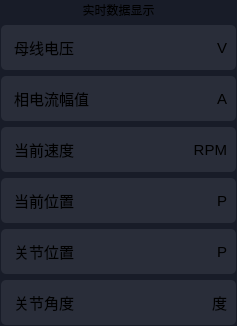
       <widget class="QGroupBox" name="realDatagroupBox">
        <property name="sizePolicy">
         <sizepolicy hsizetype="Maximum" vsizetype="Preferred">
          <horstretch>0</horstretch>
          <verstretch>0</verstretch>
         </sizepolicy>
        </property>
        <property name="maximumSize">
         <size>
          <width>400</width>
          <height>16777215</height>
         </size>
        </property>
        <property name="styleSheet">
         <string notr="true">QLineEdit{
	border:1px solid rgb(41,45,57);
	height:25px;
	width:100px;
	border-radius:5px;
}
QGroupBox{
	background-color:rgb(24,28,40);
	border:1px solid rgb(24,28,40);
}

QLineEdit{
	color:white;
	font:20px;
	font-weight:blod;
	font: 87 12pt &quot;Arial Black&quot;;
	
}
QWidget{
	border-radius:5px;
}
QLabel{
font:15px;
}</string>
        </property>
        <property name="title">
         <string/>
        </property>
        <layout class="QVBoxLayout" name="verticalLayout_3">
         <property name="leftMargin">
          <number>0</number>
         </property>
         <property name="topMargin">
          <number>0</number>
         </property>
         <property name="rightMargin">
          <number>0</number>
         </property>
         <property name="bottomMargin">
          <number>0</number>
         </property>
         <item>
          <widget class="QPushButton" name="realShowDataBtn">
           <property name="text">
            <string>实时数据显示</string>
           </property>
          </widget>
         </item>
         <item>
          <widget class="QWidget" name="widget" native="true">
           <property name="styleSheet">
            <string notr="true">QWidget{
	background-color:rgb(41,45,57);
}</string>
           </property>
           <layout class="QHBoxLayout" name="horizontalLayout_3" stretch="1,2,1">
            <item>
             <widget class="QLabel" name="label_3">
              <property name="text">
               <string> 母线电压  </string>
              </property>
             </widget>
            </item>
            <item>
             <widget class="QLineEdit" name="recvdata1lineEdit">
              <property name="text">
               <string/>
              </property>
              <property name="alignment">
               <set>Qt::AlignRight|Qt::AlignTrailing|Qt::AlignVCenter</set>
              </property>
             </widget>
            </item>
            <item>
             <widget class="QLabel" name="label_14">
              <property name="text">
               <string>V</string>
              </property>
              <property name="alignment">
               <set>Qt::AlignRight|Qt::AlignTrailing|Qt::AlignVCenter</set>
              </property>
             </widget>
            </item>
           </layout>
          </widget>
         </item>
         <item>
          <widget class="QWidget" name="widget_2" native="true">
           <property name="styleSheet">
            <string notr="true">QWidget{
	background-color:rgb(41,45,57);
}</string>
           </property>
           <layout class="QHBoxLayout" name="horizontalLayout_4" stretch="1,2,1">
            <item>
             <widget class="QLabel" name="label_4">
              <property name="text">
               <string> 相电流幅值</string>
              </property>
             </widget>
            </item>
            <item>
             <widget class="QLineEdit" name="recvdata2lineEdit">
              <property name="text">
               <string/>
              </property>
              <property name="alignment">
               <set>Qt::AlignRight|Qt::AlignTrailing|Qt::AlignVCenter</set>
              </property>
             </widget>
            </item>
            <item>
             <widget class="QLabel" name="label_15">
              <property name="text">
               <string>A</string>
              </property>
              <property name="alignment">
               <set>Qt::AlignRight|Qt::AlignTrailing|Qt::AlignVCenter</set>
              </property>
             </widget>
            </item>
           </layout>
          </widget>
         </item>
         <item>
          <widget class="QWidget" name="widget_3" native="true">
           <property name="styleSheet">
            <string notr="true">QWidget{
	background-color:rgb(41,45,57);
}</string>
           </property>
           <layout class="QHBoxLayout" name="horizontalLayout_5" stretch="1,2,1">
            <item>
             <widget class="QLabel" name="label_6">
              <property name="text">
               <string> 当前速度 </string>
              </property>
             </widget>
            </item>
            <item>
             <widget class="QLineEdit" name="recvdata3lineEdit">
              <property name="text">
               <string/>
              </property>
              <property name="alignment">
               <set>Qt::AlignRight|Qt::AlignTrailing|Qt::AlignVCenter</set>
              </property>
             </widget>
            </item>
            <item>
             <widget class="QLabel" name="label_16">
              <property name="text">
               <string>RPM</string>
              </property>
              <property name="alignment">
               <set>Qt::AlignRight|Qt::AlignTrailing|Qt::AlignVCenter</set>
              </property>
             </widget>
            </item>
           </layout>
          </widget>
         </item>
         <item>
          <widget class="QWidget" name="widget_4" native="true">
           <property name="styleSheet">
            <string notr="true">QWidget{
	background-color:rgb(41,45,57);
}</string>
           </property>
           <layout class="QHBoxLayout" name="horizontalLayout_6" stretch="1,2,1">
            <item>
             <widget class="QLabel" name="label_7">
              <property name="text">
               <string> 当前位置 </string>
              </property>
             </widget>
            </item>
            <item>
             <widget class="QLineEdit" name="recvdata4lineEdit">
              <property name="text">
               <string/>
              </property>
              <property name="alignment">
               <set>Qt::AlignRight|Qt::AlignTrailing|Qt::AlignVCenter</set>
              </property>
             </widget>
            </item>
            <item>
             <widget class="QLabel" name="label_17">
              <property name="text">
               <string>P</string>
              </property>
              <property name="alignment">
               <set>Qt::AlignRight|Qt::AlignTrailing|Qt::AlignVCenter</set>
              </property>
             </widget>
            </item>
           </layout>
          </widget>
         </item>
         <item>
          <widget class="QWidget" name="widget_5" native="true">
           <property name="styleSheet">
            <string notr="true">QWidget{
	background-color:rgb(41,45,57);
}</string>
           </property>
           <layout class="QHBoxLayout" name="horizontalLayout_7" stretch="1,2,1">
            <item>
             <widget class="QLabel" name="label_8">
              <property name="text">
               <string> 关节位置  </string>
              </property>
             </widget>
            </item>
            <item>
             <widget class="QLineEdit" name="recvdata5lineEdit">
              <property name="text">
               <string/>
              </property>
              <property name="alignment">
               <set>Qt::AlignRight|Qt::AlignTrailing|Qt::AlignVCenter</set>
              </property>
             </widget>
            </item>
            <item>
             <widget class="QLabel" name="label_18">
              <property name="text">
               <string>P</string>
              </property>
              <property name="alignment">
               <set>Qt::AlignRight|Qt::AlignTrailing|Qt::AlignVCenter</set>
              </property>
             </widget>
            </item>
           </layout>
          </widget>
         </item>
         <item>
          <widget class="QWidget" name="widget_6" native="true">
           <property name="styleSheet">
            <string notr="true">QWidget{
	background-color:rgb(41,45,57);
}</string>
           </property>
           <layout class="QHBoxLayout" name="horizontalLayout_10" stretch="1,2,1">
            <item>
             <widget class="QLabel" name="label_5">
              <property name="text">
               <string> 关节角度  </string>
              </property>
             </widget>
            </item>
            <item>
             <widget class="QLineEdit" name="recvdata6lineEdit">
              <property name="text">
               <string/>
              </property>
              <property name="alignment">
               <set>Qt::AlignRight|Qt::AlignTrailing|Qt::AlignVCenter</set>
              </property>
             </widget>
            </item>
            <item>
             <widget class="QLabel" name="label_19">
              <property name="text">
               <string> 度</string>
              </property>
              <property name="alignment">
               <set>Qt::AlignRight|Qt::AlignTrailing|Qt::AlignVCenter</set>
              </property>
             </widget>
            </item>
           </layout>
          </widget>
         </item>
        </layout>
       </widget>
